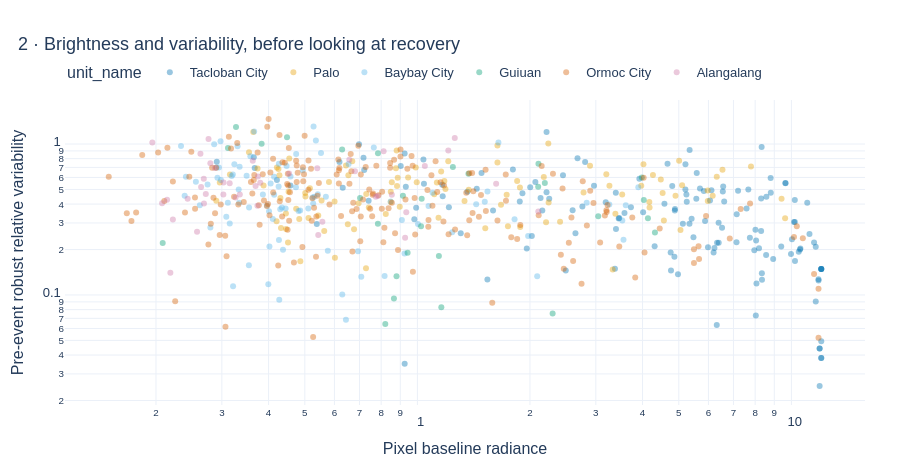
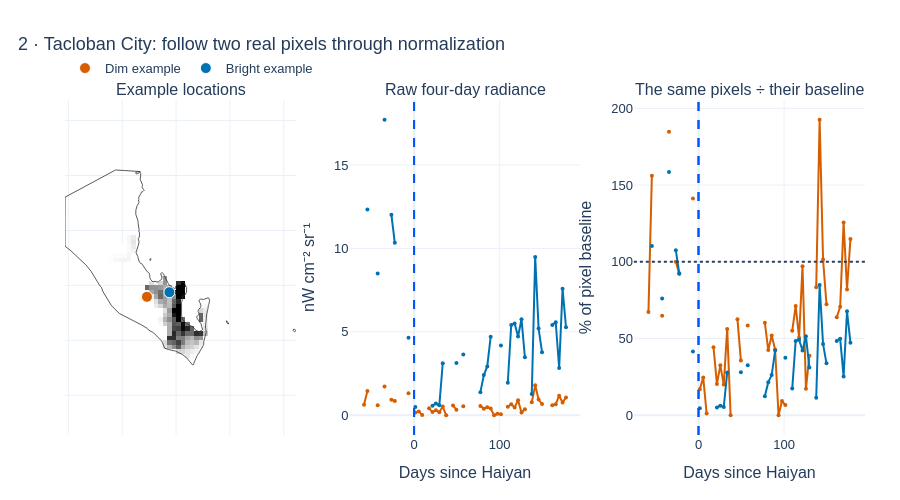

Here is the notebook cell these charts were saved with, in order:
### Markdown cell above
## 2. Does a dim baseline amplify variability?

For every retained baseline pixel, calculate its pre-event median `B` and robust
relative variability `1.4826 × MAD / B` across the 15 four-day baseline slots.
The count table matters: three observations permit a baseline in Notebook 3, but
give a weak variability estimate. The scatter uses logarithmic axes for positive
values; the count of zero-MAD pixels is reported separately.

Then show two **actual pixels**, chosen near the 10th and 90th baseline-brightness
percentiles within the example municipality. Their identities are determined from
pre-event brightness, not from their post-event behaviour. Compare raw radiance
with the same observations expressed as percentages. Two examples illustrate the
denominator issue; they cannot establish that all dim pixels are unreliable.

### Code cell
pixel_tables = []
for name, obj in cache.items():
    base = obj["C"].reindex(block=np.arange(-15, 0))
    b = obj["B"]
    mad = abs(base - b).median("block", skipna=True)
    table = xr.Dataset(dict(B=b, robust_cv=1.4826*mad/b,
        baseline_n=base.count("block"))).to_dataframe().reset_index()
    table = table.loc[np.isfinite(table.B) & (table.B > 0)].copy()
    table["unit_name"] = name
    pixel_tables.append(table)
pixels = pd.concat(pixel_tables, ignore_index=True)
display(pixels.groupby("unit_name").agg(pixels=("B", "size"),
    median_B=("B", "median"), median_baseline_n=("baseline_n", "median"),
    median_robust_cv=("robust_cv", "median")))
positive = pixels.loc[pixels.robust_cv > 0]
print("Zero-MAD pixels omitted from log scatter:", int((pixels.robust_cv == 0).sum()))
plot_pixels = positive.sample(min(6000, len(positive)), random_state=42)
fig = px.scatter(plot_pixels, x="B", y="robust_cv", color="unit_name",
    color_discrete_map=LOCATION_COLORS, log_x=True, log_y=True, opacity=0.4,
    hover_data=["x", "y", "baseline_n"])
fig.update_xaxes(title="Pixel baseline radiance")
fig.update_yaxes(title="Pre-event robust relative variability")
show(fig, "03_baseline_variability", "2 · Brightness and variability, before looking at recovery")

local_pixels = pixels.loc[pixels.unit_name == POC_UNIT].copy()
chosen = []
for q in (0.10, 0.90):
    target = local_pixels.B.quantile(q)
    chosen.append(local_pixels.loc[(local_pixels.B-target).abs().idxmin()])
fig = make_subplots(rows=1, cols=3, subplot_titles=(
    "Example locations", "Raw four-day radiance", "The same pixels ÷ their baseline"))
fig.add_trace(go.Heatmap(x=B.x.values, y=B.y.values, z=B.values,
    colorscale="Greys", showscale=False, hoverongaps=False), row=1, col=1)
add_outline(fig, POC_UNIT)
for p, label, color in zip(chosen, ("Dim example", "Bright example"), ("#D55E00", "#0072B2")):
    values = C.sel(x=p.x, y=p.y).reindex(block=np.arange(-15, 45))
    days = values.block.values * 4 + 1.5
    fig.add_trace(go.Scatter(x=[p.x], y=[p.y], text=[label], mode="markers",
        marker=dict(size=11, color=color, line=dict(color="white", width=1)),
        name=label, legendgroup=label), row=1, col=1)
    for col, y in ((2, values.values), (3, 100*values.values/p.B)):
        fig.add_trace(trace(days, y, label, color, showlegend=False,
            legendgroup=label), row=1, col=col)
        fig.add_vline(x=0, line_dash="dash", line_color="#0057FF", row=1, col=col)
        fig.update_xaxes(title_text="Days since Haiyan", row=1, col=col)
fig.add_hline(y=100, line_dash="dot", row=1, col=3)
fig.update_yaxes(title_text="nW cm⁻² sr⁻¹", row=1, col=2)
fig.update_yaxes(title_text="% of pixel baseline", row=1, col=3)
show(fig, "04_two_real_pixels", f"2 · {POC_UNIT}: follow two real pixels through normalization", 500)
display(pd.DataFrame(chosen)[["x", "y", "B", "baseline_n", "robust_cv"]])

### Figure 1 — Plotly figure (JSON) as saved in the notebook; plotly's stock layout.template omitted (floating-point values rounded to 4 significant figures; data arrays with more than 128 entries replaced by an {"elided": "..."} marker saying what was removed)
{"data": [{"customdata": {"elided": "147x3 float values"}, "hovertemplate": "unit_name=Tacloban City<br>B=%{x}<br>robust_cv=%{y}<br>x=%{customdata[0]}<br>y=%{customdata[1]}<br>baseline_n=%{customdata[2]}<extra></extra>", "legendgroup": "Tacloban City", "marker": {"color": "#0072B2", "opacity": 0.4, "symbol": "circle"}, "mode": "markers", "name": "Tacloban City", "orientation": "v", "showlegend": true, "type": "scatter", "x": {"elided": "147 float values"}, "xaxis": "x", "y": {"elided": "147 float values"}, "yaxis": "y"}, {"customdata": {"elided": "102x3 float values"}, "hovertemplate": "unit_name=Palo<br>B=%{x}<br>robust_cv=%{y}<br>x=%{customdata[0]}<br>y=%{customdata[1]}<br>baseline_n=%{customdata[2]}<extra></extra>", "legendgroup": "Palo", "marker": {"color": "#E69F00", "opacity": 0.4, "symbol": "circle"}, "mode": "markers", "name": "Palo", "orientation": "v", "showlegend": true, "type": "scatter", "x": [3.384, 0.3738, 4.526, 1.637, 0.9445, 3.262, 0.5635, 0.4251, 3.529, 5.977, 4.264, 1.209, 0.5019, 0.4831, 0.4865, 0.8486, 3.2, 1.127, 2.782, 1.88, 0.6442, 1.158, 0.8801, 0.3545, 0.4201, 2.243, 1.337, 6.317, 0.2962, 1.139, 4.177, 2.178, 0.4209, 0.5544, 0.29, 0.7297, 1.746, 0.996, 0.8822, 1.883, 0.5013, 1.109, 0.4455, 0.6018, 0.6516, 4.9, 1.519, 1.181, 5.973, 0.6538, 9.62, 0.4508, 0.364, 3.968, 0.4318, 1.637, 0.7414, 4.561, 0.3153, 2.208, 1.848, 1.733, 4.17, 2.407, 1.372, 0.5431, 0.5802, 0.8761, 1.188, 0.677, 0.8542, 4.022, 0.4524, 0.8483, 0.4544, 0.4451, 0.5159, 2.239, 0.4303, 1.673, 0.6004, 3.328, 6.159, 5.052, 4.476, 0.4276, 6.543, 5.009, 0.99, 0.7287, 2.895, 7.797, 0.8858, 0.3879, 9.414, 0.897, 0.474, 0.8232, 0.6697, 0.5114, 0.6963, 5.103], "xaxis": "x", "y": [0.3445, 0.6891, 0.4729, 0.7554, 0.599, 0.529, 0.2649, 0.6842, 0.4627, 0.4199, 0.6242, 0.7677, 0.4495, 0.319, 0.1675, 0.4819, 0.6295, 0.5555, 0.4779, 0.5158, 0.7203, 0.6586, 0.9064, 0.8807, 0.3074, 0.41, 0.4192, 0.6073, 0.5561, 0.3246, 0.3793, 0.605, 0.6996, 0.4223, 0.4205, 0.4668, 0.2853, 0.5582, 0.527, 0.2821, 0.4745, 0.4649, 0.273, 0.1764, 0.2945, 0.4541, 0.277, 0.5696, 0.4916, 0.6216, 0.3225, 0.2224, 1.203, 0.5295, 0.2776, 0.9763, 0.3795, 0.3111, 0.6287, 0.3034, 0.5697, 0.461, 0.4136, 0.3059, 0.4969, 0.3358, 0.5606, 0.6905, 0.5028, 0.2726, 0.5589, 0.7346, 0.482, 0.4133, 0.8021, 0.3468, 0.5083, 1.009, 0.4386, 0.3964, 0.4163, 0.1474, 0.4538, 0.2695, 0.5811, 0.6212, 0.676, 0.7756, 0.6983, 0.1506, 0.7176, 0.7104, 0.5976, 0.5314, 0.4347, 0.3842, 0.3731, 0.3432, 0.7698, 0.324, 0.4046, 0.534], "yaxis": "y"}, {"customdata": {"elided": "90x3 float values"}, "hovertemplate": "unit_name=Baybay City<br>B=%{x}<br>robust_cv=%{y}<br>x=%{customdata[0]}<br>y=%{customdata[1]}<br>baseline_n=%{customdata[2]}<extra></extra>", "legendgroup": "Baybay City", "marker": {"color": "#56B4E9", "opacity": 0.4, "symbol": "circle"}, "mode": "markers", "name": "Baybay City", "orientation": "v", "showlegend": true, "type": "scatter", "x": [0.3338, 0.4272, 1.239, 1.098, 0.2947, 0.4812, 0.7078, 3.897, 0.6547, 0.3994, 0.3494, 0.8172, 1.436, 0.4469, 0.9087, 0.5352, 0.4264, 0.5265, 1.978, 0.4578, 0.4443, 0.2862, 0.3187, 0.2386, 3.26, 0.4052, 0.3305, 0.6297, 0.5109, 1.819, 1.647, 0.4021, 0.292, 0.5276, 0.4105, 2.836, 0.3548, 0.3962, 0.4011, 0.2904, 0.644, 0.3113, 0.2619, 0.414, 0.576, 0.321, 0.4138, 2.091, 0.2976, 0.3543, 0.6938, 0.2795, 1.071, 0.5417, 0.5524, 0.4255, 0.2983, 0.3215, 3.608, 0.4741, 0.2405, 0.5303, 0.4263, 1.54, 0.3083, 0.9241, 3.531, 0.8483, 3.557, 0.3328, 0.3862, 0.5692, 0.2333, 0.4372, 1.514, 0.315, 0.4734, 0.2557, 1.003, 0.3576, 0.2748, 0.324, 0.7646, 0.486, 0.366, 0.5243, 0.4342, 0.4299, 0.4936, 0.3347], "xaxis": "x", "y": [0.408, 0.09291, 0.2604, 0.4749, 0.7, 0.3598, 0.1319, 0.5177, 0.7374, 0.118, 0.6159, 0.1336, 0.3982, 0.7154, 0.3137, 1.056, 0.2316, 0.4029, 0.2454, 0.6087, 0.3737, 0.9979, 0.615, 0.4547, 0.398, 0.5469, 0.966, 0.1008, 0.3735, 0.317, 1.024, 0.2094, 0.5978, 1.307, 0.3182, 0.4085, 0.3798, 0.3921, 0.3584, 0.6983, 0.06845, 0.408, 0.3931, 0.4612, 0.1963, 0.6273, 0.6069, 0.1328, 1.042, 0.1573, 0.195, 0.2798, 0.389, 0.4646, 0.8728, 0.5223, 0.5768, 0.1141, 0.3928, 0.8575, 0.6062, 0.4468, 0.7387, 0.484, 0.3297, 0.1881, 0.3117, 0.4155, 0.2325, 0.499, 0.4632, 0.4467, 0.969, 0.1995, 0.4142, 0.2971, 0.5161, 0.5628, 0.2957, 0.8305, 0.5384, 0.7339, 0.9481, 0.3632, 1.211, 0.4414, 0.3794, 0.3702, 0.669, 0.706], "yaxis": "y"}, {"customdata": [[125.7, 11.04, 5.0], [125.7, 11.04, 4.0], [125.7, 11.04, 5.0], [125.7, 11.02, 5.0], [125.7, 11.02, 5.0], [125.7, 11.03, 5.0], [125.7, 11.04, 5.0], [125.7, 11.05, 4.0], [125.7, 11.04, 5.0], [125.7, 11.03, 3.0], [125.7, 11.02, 4.0], [125.7, 11.04, 4.0], [125.7, 11.02, 3.0], [125.7, 11.04, 5.0], [125.8, 10.94, 5.0], [125.7, 11.03, 3.0], [125.7, 11.04, 5.0], [125.7, 11.03, 3.0], [125.7, 11.03, 3.0], [125.7, 11.03, 4.0], [125.7, 11.04, 5.0], [125.7, 11.04, 5.0], [125.7, 11.04, 3.0], [125.7, 11.04, 5.0], [125.7, 11.03, 5.0], [125.7, 11.03, 5.0], [125.7, 11.05, 5.0], [125.8, 10.94, 5.0], [125.7, 11.03, 5.0]], "hovertemplate": "unit_name=Guiuan<br>B=%{x}<br>robust_cv=%{y}<br>x=%{customdata[0]}<br>y=%{customdata[1]}<br>baseline_n=%{customdata[2]}<extra></extra>", "legendgroup": "Guiuan", "marker": {"color": "#009E73", "opacity": 0.4, "symbol": "circle"}, "mode": "markers", "name": "Guiuan", "orientation": "v", "showlegend": true, "type": "scatter", "x": [0.7026, 0.4481, 1.159, 0.8793, 0.3273, 0.7845, 1.369, 0.3115, 1.023, 4.317, 0.8656, 2.107, 0.8206, 1.027, 0.2084, 3.982, 1.141, 3.044, 2.299, 2.104, 4.135, 2.192, 4.031, 0.9148, 0.9415, 0.7841, 0.6292, 0.3832, 1.244], "xaxis": "x", "y": [0.4384, 1.108, 0.08301, 0.1332, 1.297, 0.8699, 0.6359, 0.9411, 0.285, 0.2589, 0.09492, 0.741, 0.06412, 0.4339, 0.2212, 0.5992, 0.181, 0.3326, 0.07533, 0.5218, 0.3227, 0.5507, 0.4264, 0.4537, 0.1903, 0.2967, 0.9183, 1.003, 0.7039], "yaxis": "y"}, {"customdata": {"elided": "200x3 float values"}, "hovertemplate": "unit_name=Ormoc City<br>B=%{x}<br>robust_cv=%{y}<br>x=%{customdata[0]}<br>y=%{customdata[1]}<br>baseline_n=%{customdata[2]}<extra></extra>", "legendgroup": "Ormoc City", "marker": {"color": "#D55E00", "opacity": 0.4, "symbol": "circle"}, "mode": "markers", "name": "Ormoc City", "orientation": "v", "showlegend": true, "type": "scatter", "x": {"elided": "200 float values"}, "xaxis": "x", "y": {"elided": "200 float values"}, "yaxis": "y"}, {"customdata": [[124.8, 11.26, 9.0], [124.8, 11.21, 9.0], [124.8, 11.21, 7.0], [124.9, 11.21, 10.0], [124.8, 11.21, 9.0], [124.8, 11.26, 11.0], [124.8, 11.26, 10.0], [124.8, 11.2, 8.0], [124.8, 11.21, 9.0], [124.8, 11.22, 11.0], [124.9, 11.21, 10.0], [124.8, 11.26, 11.0], [124.8, 11.21, 10.0], [124.8, 11.26, 11.0], [124.8, 11.21, 10.0], [124.8, 11.26, 10.0], [124.9, 11.2, 10.0], [124.8, 11.21, 8.0], [124.9, 11.22, 11.0], [124.9, 11.2, 10.0], [124.9, 11.2, 10.0], [124.8, 11.22, 11.0], [124.9, 11.2, 10.0], [124.9, 11.2, 10.0], [124.8, 11.21, 7.0], [124.8, 11.21, 10.0], [124.9, 11.21, 10.0], [124.8, 11.26, 11.0], [124.8, 11.21, 7.0], [124.8, 11.21, 8.0], [124.9, 11.21, 10.0], [124.9, 11.21, 10.0], [124.9, 11.2, 10.0], [124.8, 11.21, 8.0], [124.8, 11.26, 10.0], [124.8, 11.26, 11.0], [124.8, 11.26, 9.0], [124.8, 11.26, 10.0], [124.8, 11.26, 8.0], [124.9, 11.2, 10.0], [124.9, 11.2, 10.0], [124.9, 11.2, 10.0]], "hovertemplate": "unit_name=Alangalang<br>B=%{x}<br>robust_cv=%{y}<br>x=%{customdata[0]}<br>y=%{customdata[1]}<br>baseline_n=%{customdata[2]}<extra></extra>", "legendgroup": "Alangalang", "marker": {"color": "#CC79A7", "opacity": 0.4, "symbol": "circle"}, "mode": "markers", "name": "Alangalang", "orientation": "v", "showlegend": true, "type": "scatter", "x": [0.3031, 0.3264, 1.624, 0.4539, 0.2076, 0.2185, 0.2687, 0.1955, 1.047, 0.3351, 0.3801, 0.2219, 0.3693, 0.2141, 1.259, 0.2575, 0.5431, 0.3629, 0.2718, 0.9271, 0.3746, 0.3148, 0.5398, 0.8544, 2.105, 0.3735, 1.21, 0.2629, 0.7831, 0.6575, 0.264, 0.8122, 0.5571, 0.2764, 0.2684, 0.2795, 0.243, 0.3028, 0.2873, 0.774, 0.6809, 0.9338], "xaxis": "x", "y": [0.5565, 0.4414, 0.5459, 0.637, 0.4058, 0.1406, 0.4037, 1.024, 0.714, 0.4625, 0.5544, 0.3156, 0.5264, 0.428, 1.096, 0.2619, 0.2494, 0.7743, 0.4673, 0.239, 0.6102, 0.5502, 0.6904, 0.4609, 0.3577, 0.3896, 0.9073, 0.863, 0.4517, 0.7855, 0.5185, 0.8959, 0.3058, 1.08, 0.5878, 0.7452, 0.4344, 0.4624, 0.6925, 0.4468, 0.6589, 0.353], "yaxis": "y"}], "layout": {"font": {"color": "#243B5A", "family": "Arial", "size": 13}, "height": 470, "hovermode": "closest", "legend": {"orientation": "h", "title": {"text": "unit_name"}, "tracegroupgap": 0, "x": 0, "y": 1.14}, "margin": {"b": 65, "l": 65, "r": 35, "t": 100}, "paper_bgcolor": "rgba(0,0,0,0)", "title": {"text": "2 · Brightness and variability, before looking at recovery", "x": 0.02}, "xaxis": {"anchor": "y", "domain": [0, 1], "title": {"text": "Pixel baseline radiance"}, "type": "log"}, "yaxis": {"anchor": "x", "domain": [0, 1], "title": {"text": "Pre-event robust relative variability"}, "type": "log"}}}

### Figure 2 — Plotly figure (JSON) as saved in the notebook; plotly's stock layout.template omitted (floating-point values rounded to 4 significant figures; data arrays with more than 128 entries replaced by an {"elided": "..."} marker saying what was removed)
{"data": [{"colorscale": [[0, "rgb(255,255,255)"], [0.125, "rgb(240,240,240)"], [0.25, "rgb(217,217,217)"], [0.375, "rgb(189,189,189)"], [0.5, "rgb(150,150,150)"], [0.625, "rgb(115,115,115)"], [0.75, "rgb(82,82,82)"], [0.875, "rgb(37,37,37)"], [1, "rgb(0,0,0)"]], "hoverongaps": false, "showscale": false, "type": "heatmap", "x": [124.9, 124.9, 124.9, 125.0, 125.0, 125.0, 125.0, 125.0, 125.0, 125.0, 125.0, 125.0, 125.0, 125.0, 125.0, 125.0, 125.0, 125.0, 125.0, 125.0, 125.0, 125.0], "xaxis": "x", "y": [11.29, 11.29, 11.29, 11.28, 11.28, 11.27, 11.27, 11.26, 11.26, 11.26, 11.25, 11.25, 11.24, 11.24, 11.24, 11.23, 11.23, 11.22, 11.22, 11.21, 11.21, 11.21, 11.2, 11.2, 11.19, 11.19, 11.19, 11.18], "yaxis": "y", "z": {"elided": "28x22 float values"}}, {"hoverinfo": "skip", "line": {"color": "#303030", "width": 0.8}, "mode": "lines", "showlegend": false, "type": "scatter", "x": [125.1, 125.1, 125.1, 125.1, 125.1, 125.1, 125.1, 125.1, 125.1, 125.1, 125.1, 125.1, 125.1, 125.1, 125.1, 125.1, 125.1], "xaxis": "x", "y": [11.21, 11.21, 11.21, 11.21, 11.21, 11.21, 11.21, 11.21, 11.21, 11.21, 11.21, 11.21, 11.21, 11.21, 11.21, 11.21, 11.21], "yaxis": "y"}, {"hoverinfo": "skip", "line": {"color": "#303030", "width": 0.8}, "mode": "lines", "showlegend": false, "type": "scatter", "x": [125.0, 125.0, 125.0, 125.0, 125.0, 125.0, 125.0, 125.0, 125.0, 125.0, 125.0, 125.0, 125.0, 125.0, 125.0, 125.0, 125.0, 125.0, 125.0, 125.0], "xaxis": "x", "y": [11.21, 11.21, 11.22, 11.22, 11.22, 11.22, 11.22, 11.22, 11.22, 11.22, 11.22, 11.22, 11.22, 11.22, 11.22, 11.22, 11.22, 11.22, 11.21, 11.21], "yaxis": "y"}, {"hoverinfo": "skip", "line": {"color": "#303030", "width": 0.8}, "mode": "lines", "showlegend": false, "type": "scatter", "x": [125.0, 125.0, 125.0, 125.0, 125.0, 125.0, 125.0, 125.0, 125.0, 125.0, 125.0, 125.0, 125.0], "xaxis": "x", "y": [11.27, 11.27, 11.27, 11.27, 11.27, 11.27, 11.27, 11.27, 11.27, 11.27, 11.27, 11.27, 11.27], "yaxis": "y"}, {"hoverinfo": "skip", "line": {"color": "#303030", "width": 0.8}, "mode": "lines", "showlegend": false, "type": "scatter", "x": {"elided": "745 float values"}, "xaxis": "x", "y": {"elided": "745 float values"}, "yaxis": "y"}, {"legendgroup": "Dim example", "marker": {"color": "#D55E00", "line": {"color": "white", "width": 1}, "size": 11}, "mode": "markers", "name": "Dim example", "text": ["Dim example"], "type": "scatter", "x": [125.0], "xaxis": "x", "y": [11.24], "yaxis": "y"}, {"connectgaps": false, "legendgroup": "Dim example", "line": {"color": "#D55E00"}, "marker": {"size": 4}, "mode": "lines+markers", "name": "Dim example", "showlegend": false, "type": "scatter", "x": [-58.5, -54.5, -50.5, -46.5, -42.5, -38.5, -34.5, -30.5, -26.5, -22.5, -18.5, -14.5, -10.5, -6.5, -2.5, 1.5, 5.5, 9.5, 13.5, 17.5, 21.5, 25.5, 29.5, 33.5, 37.5, 41.5, 45.5, 49.5, 53.5, 57.5, 61.5, 65.5, 69.5, 73.5, 77.5, 81.5, 85.5, 89.5, 93.5, 97.5, 101.5, 105.5, 109.5, 113.5, 117.5, 121.5, 125.5, 129.5, 133.5, 137.5, 141.5, 145.5, 149.5, 153.5, 157.5, 161.5, 165.5, 169.5, 173.5, 177.5], "xaxis": "x2", "y": [0.6263, 1.453, NaN, NaN, 0.6039, NaN, 1.72, NaN, 0.9312, 0.8575, NaN, NaN, NaN, 1.316, NaN, 0.1584, 0.229, 0.01, NaN, 0.4127, 0.1903, 0.303, 0.1861, 0.524, 0.0, NaN, 0.5822, 0.3328, NaN, 0.5454, NaN, NaN, NaN, NaN, 0.5614, 0.3954, 0.4846, 0.3987, 0.0, 0.08581, 0.06197, NaN, 0.513, 0.6629, 0.4703, 0.9037, 0.1606, 0.3604, NaN, 0.7775, 1.793, 0.9446, 0.6736, NaN, NaN, 0.5951, 0.6583, 1.17, 0.763, 1.069], "yaxis": "y2"}, {"connectgaps": false, "legendgroup": "Dim example", "line": {"color": "#D55E00"}, "marker": {"size": 4}, "mode": "lines+markers", "name": "Dim example", "showlegend": false, "type": "scatter", "x": [-58.5, -54.5, -50.5, -46.5, -42.5, -38.5, -34.5, -30.5, -26.5, -22.5, -18.5, -14.5, -10.5, -6.5, -2.5, 1.5, 5.5, 9.5, 13.5, 17.5, 21.5, 25.5, 29.5, 33.5, 37.5, 41.5, 45.5, 49.5, 53.5, 57.5, 61.5, 65.5, 69.5, 73.5, 77.5, 81.5, 85.5, 89.5, 93.5, 97.5, 101.5, 105.5, 109.5, 113.5, 117.5, 121.5, 125.5, 129.5, 133.5, 137.5, 141.5, 145.5, 149.5, 153.5, 157.5, 161.5, 165.5, 169.5, 173.5, 177.5], "xaxis": "x3", "y": [67.26, 156.1, NaN, NaN, 64.85, NaN, 184.7, NaN, 100.0, 92.08, NaN, NaN, NaN, 141.3, NaN, 17.01, 24.59, 1.074, NaN, 44.32, 20.44, 32.54, 19.98, 56.27, 0.0, NaN, 62.52, 35.74, NaN, 58.57, NaN, NaN, NaN, NaN, 60.29, 42.46, 52.04, 42.82, 0.0, 9.215, 6.655, NaN, 55.08, 71.18, 50.5, 97.04, 17.24, 38.7, NaN, 83.49, 192.6, 101.4, 72.34, NaN, NaN, 63.9, 70.7, 125.6, 81.93, 114.8], "yaxis": "y3"}, {"legendgroup": "Bright example", "marker": {"color": "#0072B2", "line": {"color": "white", "width": 1}, "size": 11}, "mode": "markers", "name": "Bright example", "text": ["Bright example"], "type": "scatter", "x": [125.0], "xaxis": "x", "y": [11.24], "yaxis": "y"}, {"connectgaps": false, "legendgroup": "Bright example", "line": {"color": "#0072B2"}, "marker": {"size": 4}, "mode": "lines+markers", "name": "Bright example", "showlegend": false, "type": "scatter", "x": [-58.5, -54.5, -50.5, -46.5, -42.5, -38.5, -34.5, -30.5, -26.5, -22.5, -18.5, -14.5, -10.5, -6.5, -2.5, 1.5, 5.5, 9.5, 13.5, 17.5, 21.5, 25.5, 29.5, 33.5, 37.5, 41.5, 45.5, 49.5, 53.5, 57.5, 61.5, 65.5, 69.5, 73.5, 77.5, 81.5, 85.5, 89.5, 93.5, 97.5, 101.5, 105.5, 109.5, 113.5, 117.5, 121.5, 125.5, 129.5, 133.5, 137.5, 141.5, 145.5, 149.5, 153.5, 157.5, 161.5, 165.5, 169.5, 173.5, 177.5], "xaxis": "x2", "y": [NaN, 12.33, NaN, NaN, 8.505, NaN, 17.71, NaN, 12.02, 10.34, NaN, NaN, NaN, 4.639, NaN, 0.5012, NaN, NaN, NaN, NaN, 0.5734, 0.7001, 0.5927, 3.118, NaN, NaN, NaN, 3.135, NaN, 3.649, NaN, NaN, NaN, NaN, 1.384, 2.409, 2.927, 4.712, NaN, NaN, 4.18, NaN, 1.945, 5.416, 5.501, 4.718, 5.757, 3.472, NaN, 1.275, 9.492, 5.194, 3.783, NaN, NaN, 5.418, 5.575, 2.83, 7.578, 5.277], "yaxis": "y2"}, {"connectgaps": false, "legendgroup": "Bright example", "line": {"color": "#0072B2"}, "marker": {"size": 4}, "mode": "lines+markers", "name": "Bright example", "showlegend": false, "type": "scatter", "x": [-58.5, -54.5, -50.5, -46.5, -42.5, -38.5, -34.5, -30.5, -26.5, -22.5, -18.5, -14.5, -10.5, -6.5, -2.5, 1.5, 5.5, 9.5, 13.5, 17.5, 21.5, 25.5, 29.5, 33.5, 37.5, 41.5, 45.5, 49.5, 53.5, 57.5, 61.5, 65.5, 69.5, 73.5, 77.5, 81.5, 85.5, 89.5, 93.5, 97.5, 101.5, 105.5, 109.5, 113.5, 117.5, 121.5, 125.5, 129.5, 133.5, 137.5, 141.5, 145.5, 149.5, 153.5, 157.5, 161.5, 165.5, 169.5, 173.5, 177.5], "xaxis": "x3", "y": [NaN, 110.3, NaN, NaN, 76.08, NaN, 158.5, NaN, 107.5, 92.48, NaN, NaN, NaN, 41.5, NaN, 4.484, NaN, NaN, NaN, NaN, 5.129, 6.263, 5.302, 27.9, NaN, NaN, NaN, 28.05, NaN, 32.64, NaN, NaN, NaN, NaN, 12.38, 21.55, 26.18, 42.15, NaN, NaN, 37.39, NaN, 17.4, 48.45, 49.21, 42.2, 51.5, 31.06, NaN, 11.41, 84.91, 46.47, 33.84, NaN, NaN, 48.47, 49.87, 25.32, 67.79, 47.2], "yaxis": "y3"}], "layout": {"annotations": [{"font": {"size": 16}, "showarrow": false, "text": "Example locations", "x": 0.1444, "xanchor": "center", "xref": "paper", "y": 1, "yanchor": "bottom", "yref": "paper"}, {"font": {"size": 16}, "showarrow": false, "text": "Raw four-day radiance", "x": 0.5, "xanchor": "center", "xref": "paper", "y": 1, "yanchor": "bottom", "yref": "paper"}, {"font": {"size": 16}, "showarrow": false, "text": "The same pixels ÷ their baseline", "x": 0.8556, "xanchor": "center", "xref": "paper", "y": 1, "yanchor": "bottom", "yref": "paper"}], "font": {"color": "#243B5A", "family": "Arial", "size": 13}, "height": 500, "hovermode": "closest", "legend": {"orientation": "h", "x": 0, "y": 1.14}, "margin": {"b": 65, "l": 65, "r": 35, "t": 100}, "paper_bgcolor": "rgba(0,0,0,0)", "shapes": [{"line": {"color": "#0057FF", "dash": "dash"}, "type": "line", "x0": 0, "x1": 0, "xref": "x2", "y0": 0, "y1": 1, "yref": "y2 domain"}, {"line": {"color": "#0057FF", "dash": "dash"}, "type": "line", "x0": 0, "x1": 0, "xref": "x3", "y0": 0, "y1": 1, "yref": "y3 domain"}, {"line": {"color": "#0057FF", "dash": "dash"}, "type": "line", "x0": 0, "x1": 0, "xref": "x2", "y0": 0, "y1": 1, "yref": "y2 domain"}, {"line": {"color": "#0057FF", "dash": "dash"}, "type": "line", "x0": 0, "x1": 0, "xref": "x3", "y0": 0, "y1": 1, "yref": "y3 domain"}, {"line": {"dash": "dot"}, "type": "line", "x0": 0, "x1": 1, "xref": "x3 domain", "y0": 100, "y1": 100, "yref": "y3"}], "title": {"text": "2 · Tacloban City: follow two real pixels through normalization", "x": 0.02}, "xaxis": {"anchor": "y", "domain": [0, 0.2889], "showticklabels": false}, "xaxis2": {"anchor": "y2", "domain": [0.3556, 0.6444], "title": {"text": "Days since Haiyan"}}, "xaxis3": {"anchor": "y3", "domain": [0.7111, 1], "title": {"text": "Days since Haiyan"}}, "yaxis": {"anchor": "x", "domain": [0, 1], "scaleanchor": "x", "scaleratio": 1.02, "showticklabels": false}, "yaxis2": {"anchor": "x2", "domain": [0, 1], "title": {"text": "nW cm⁻² sr⁻¹"}}, "yaxis3": {"anchor": "x3", "domain": [0, 1], "title": {"text": "% of pixel baseline"}}}}
